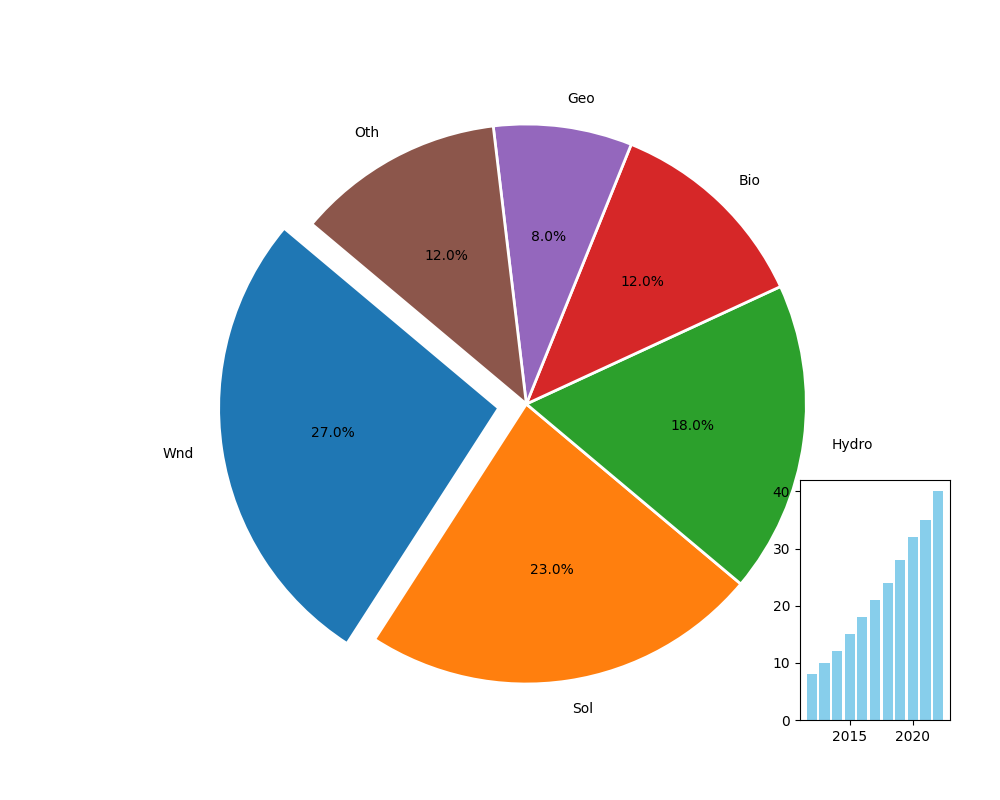

Write the Python code that produced this figure.
import matplotlib.pyplot as plt
import numpy as np

# Data for renewable energy sources in 2022
energy_sources = ['Wnd', 'Sol', 'Hydro', 'Bio', 'Geo', 'Oth']
percentages = [27, 23, 18, 12, 8, 12]

# Colors for each energy source
colors = ['#1f77b4', '#ff7f0e', '#2ca02c', '#d62728', '#9467bd', '#8c564b']

# Emphasize 'Wind' sector
explode = (0.1, 0, 0, 0, 0, 0)

fig, ax = plt.subplots(figsize=(10, 8))

# Pie chart
ax.pie(
    percentages,
    labels=energy_sources,
    autopct='%1.1f%%',
    startangle=140,
    colors=colors,
    explode=explode,
    wedgeprops={'edgecolor': 'white', 'linewidth': 2}
)

ax.axis('equal')

# Inset bar chart for energy growth
years = np.arange(2012, 2023)
growth = [8, 10, 12, 15, 18, 21, 24, 28, 32, 35, 40]

ax_inset = fig.add_axes([0.8, 0.1, 0.15, 0.3])
ax_inset.bar(years, growth, color='skyblue')

plt.show()
